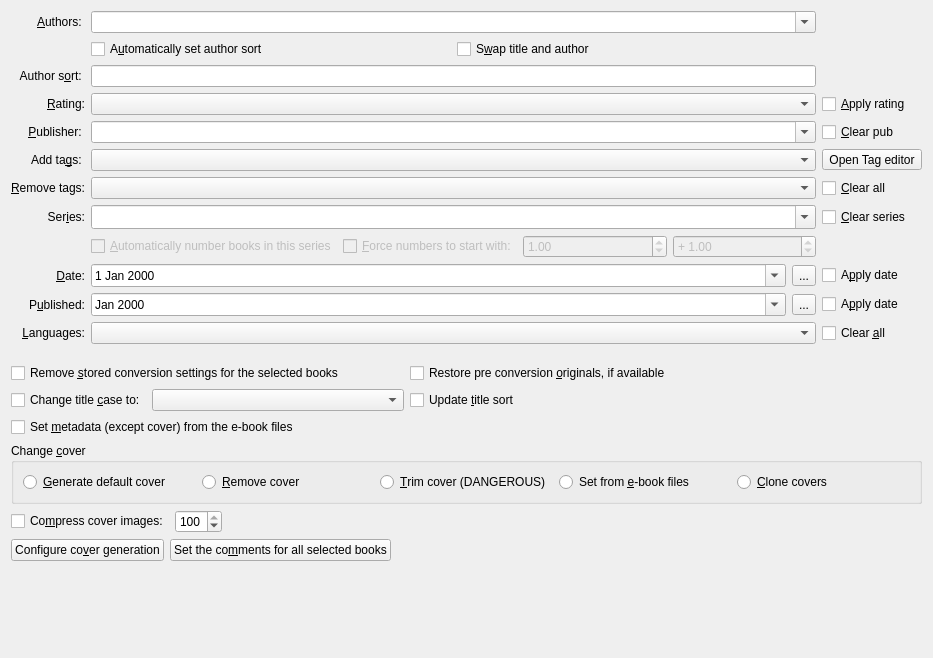
      <widget class="QWidget" name="btab">
       <property name="geometry">
        <rect>
         <x>0</x>
         <y>0</y>
         <width>933</width>
         <height>658</height>
        </rect>
       </property>
       <layout class="QVBoxLayout" name="verticalLayout_4">
        <item>
         <layout class="QGridLayout" name="gridLayout">
          <item row="0" column="0">
           <widget class="QLabel" name="label_2">
            <property name="text">
             <string>&amp;Authors: </string>
            </property>
            <property name="alignment">
             <set>Qt::AlignRight|Qt::AlignTrailing|Qt::AlignVCenter</set>
            </property>
            <property name="buddy">
             <cstring>authors</cstring>
            </property>
           </widget>
          </item>
          <item row="0" column="1">
           <widget class="EditWithComplete" name="authors">
            <property name="editable">
             <bool>true</bool>
            </property>
           </widget>
          </item>
          <item row="1" column="1">
           <layout class="QHBoxLayout" name="horizontalLayout_2">
            <item>
             <widget class="QCheckBox" name="auto_author_sort">
              <property name="toolTip">
               <string>This will cause the author sort field to be automatically updated
 based on the authors field for each selected book. Note that if
 you use the control above to set authors in bulk, the author sort
 field is updated anyway, regardless of the value of this checkbox.</string>
              </property>
              <property name="text">
               <string>A&amp;utomatically set author sort</string>
              </property>
             </widget>
            </item>
            <item>
             <widget class="QCheckBox" name="swap_title_and_author">
              <property name="text">
               <string>S&amp;wap title and author</string>
              </property>
             </widget>
            </item>
           </layout>
          </item>
          <item row="2" column="0">
           <widget class="QLabel" name="label_8">
            <property name="text">
             <string>Author s&amp;ort: </string>
            </property>
            <property name="alignment">
             <set>Qt::AlignRight|Qt::AlignTrailing|Qt::AlignVCenter</set>
            </property>
            <property name="buddy">
             <cstring>author_sort</cstring>
            </property>
           </widget>
          </item>
          <item row="2" column="1">
           <widget class="EnLineEdit" name="author_sort">
            <property name="toolTip">
             <string>Specify how the author(s) of this book should be sorted. For example Charles Dickens should be sorted as Dickens, Charles.</string>
            </property>
            <property name="clearButtonEnabled">
             <bool>true</bool>
            </property>
           </widget>
          </item>
          <item row="3" column="0">
           <widget class="QLabel" name="label_6">
            <property name="text">
             <string>&amp;Rating:</string>
            </property>
            <property name="alignment">
             <set>Qt::AlignRight|Qt::AlignTrailing|Qt::AlignVCenter</set>
            </property>
            <property name="buddy">
             <cstring>rating</cstring>
            </property>
           </widget>
          </item>
          <item row="3" column="1">
           <widget class="RatingEditor" name="rating"/>
          </item>
          <item row="3" column="2">
           <widget class="QCheckBox" name="apply_rating">
            <property name="text">
             <string>&amp;Apply rating</string>
            </property>
           </widget>
          </item>
          <item row="4" column="0">
           <widget class="QLabel" name="label_3">
            <property name="text">
             <string>&amp;Publisher: </string>
            </property>
            <property name="alignment">
             <set>Qt::AlignRight|Qt::AlignTrailing|Qt::AlignVCenter</set>
            </property>
            <property name="buddy">
             <cstring>publisher</cstring>
            </property>
           </widget>
          </item>
          <item row="4" column="1">
           <widget class="EditWithComplete" name="publisher">
            <property name="editable">
             <bool>true</bool>
            </property>
           </widget>
          </item>
          <item row="4" column="2">
           <widget class="QCheckBox" name="clear_pub">
            <property name="toolTip">
             <string>If checked, the publisher will be cleared</string>
            </property>
            <property name="text">
             <string>&amp;Clear pub</string>
            </property>
           </widget>
          </item>
          <item row="5" column="0">
           <widget class="QLabel" name="label_4">
            <property name="text">
             <string>Add ta&amp;gs: </string>
            </property>
            <property name="alignment">
             <set>Qt::AlignRight|Qt::AlignTrailing|Qt::AlignVCenter</set>
            </property>
            <property name="buddy">
             <cstring>tags</cstring>
            </property>
           </widget>
          </item>
          <item row="5" column="1">
           <widget class="EditWithComplete" name="tags">
            <property name="toolTip">
             <string>Tags categorize the book. This is particularly useful while searching. &lt;br&gt;&lt;br&gt;They can be any words or phrases, separated by commas.</string>
            </property>
           </widget>
          </item>
          <item row="5" column="2">
           <widget class="QToolButton" name="tag_editor_button">
            <property name="toolTip">
             <string>Open Tag editor</string>
            </property>
            <property name="text">
             <string>Open Tag editor</string>
            </property>
            <property name="icon">
             <iconset resource="../../../../resources/images.qrc">
              <normaloff>:/images/chapters.png</normaloff>:/images/chapters.png</iconset>
            </property>
           </widget>
          </item>
          <item row="6" column="0">
           <widget class="QLabel" name="label">
            <property name="text">
             <string>&amp;Remove tags:</string>
            </property>
            <property name="alignment">
             <set>Qt::AlignRight|Qt::AlignTrailing|Qt::AlignVCenter</set>
            </property>
            <property name="buddy">
             <cstring>remove_tags</cstring>
            </property>
           </widget>
          </item>
          <item row="6" column="1">
           <widget class="EditWithComplete" name="remove_tags">
            <property name="toolTip">
             <string>Comma separated list of tags to remove from the books. </string>
            </property>
           </widget>
          </item>
          <item row="6" column="2">
           <widget class="QCheckBox" name="remove_all_tags">
            <property name="toolTip">
             <string>Check this box to remove all tags from the books.</string>
            </property>
            <property name="text">
             <string>&amp;Clear all</string>
            </property>
           </widget>
          </item>
          <item row="7" column="0">
           <widget class="QLabel" name="label_7">
            <property name="text">
             <string>Ser&amp;ies:</string>
            </property>
            <property name="textFormat">
             <enum>Qt::PlainText</enum>
            </property>
            <property name="alignment">
             <set>Qt::AlignRight|Qt::AlignTrailing|Qt::AlignVCenter</set>
            </property>
            <property name="buddy">
             <cstring>series</cstring>
            </property>
           </widget>
          </item>
          <item row="7" column="1">
           <widget class="EditWithComplete" name="series">
            <property name="sizePolicy">
             <sizepolicy hsizetype="Preferred" vsizetype="Fixed">
              <horstretch>0</horstretch>
              <verstretch>0</verstretch>
             </sizepolicy>
            </property>
            <property name="toolTip">
             <string>List of known series. You can add new series.</string>
            </property>
            <property name="whatsThis">
             <string>List of known series. You can add new series.</string>
            </property>
            <property name="editable">
             <bool>true</bool>
            </property>
            <property name="insertPolicy">
             <enum>QComboBox::InsertAlphabetically</enum>
            </property>
            <property name="sizeAdjustPolicy">
             <enum>QComboBox::AdjustToMinimumContentsLengthWithIcon</enum>
            </property>
            <property name="minimumContentsLength">
             <number>40</number>
            </property>
           </widget>
          </item>
          <item row="7" column="2">
           <widget class="QCheckBox" name="clear_series">
            <property name="toolTip">
             <string>If checked, the series will be cleared</string>
            </property>
            <property name="text">
             <string>&amp;Clear series</string>
            </property>
           </widget>
          </item>
          <item row="8" column="1">
           <layout class="QHBoxLayout" name="HLayout_3">
            <item>
             <widget class="QCheckBox" name="autonumber_series">
              <property name="enabled">
               <bool>false</bool>
              </property>
              <property name="toolTip">
               <string>If not checked, the series number for the books will be set to 1.
If checked, selected books will be automatically numbered, in the order
you selected them. So if you selected Book A and then Book B,
Book A will have series number 1 and Book B series number 2.</string>
              </property>
              <property name="text">
               <string>&amp;Automatically number books in this series</string>
              </property>
             </widget>
            </item>
            <item>
             <widget class="QCheckBox" name="series_numbering_restarts">
              <property name="enabled">
               <bool>false</bool>
              </property>
              <property name="toolTip">
               <string>Series will normally be renumbered from the highest number in the database
for that series. Checking this box will tell calibre to start numbering
from the value in the box</string>
              </property>
              <property name="text">
               <string>&amp;Force numbers to start with:</string>
              </property>
             </widget>
            </item>
            <item>
             <widget class="QDoubleSpinBox" name="series_start_number">
              <property name="enabled">
               <bool>false</bool>
              </property>
              <property name="minimum">
               <double>0.000000000000000</double>
              </property>
              <property name="maximum">
               <double>99000000.000000000000000</double>
              </property>
              <property name="value">
               <double>1.000000000000000</double>
              </property>
             </widget>
            </item>
            <item>
             <widget class="QDoubleSpinBox" name="series_increment">
              <property name="enabled">
               <bool>false</bool>
              </property>
              <property name="toolTip">
               <string>The amount by which to increment the series number for successive books. Only applicable when using force series numbers.</string>
              </property>
              <property name="prefix">
               <string>+ </string>
              </property>
              <property name="minimum">
               <double>0.000000000000000</double>
              </property>
              <property name="maximum">
               <double>99999.000000000000000</double>
              </property>
              <property name="value">
               <double>1.000000000000000</double>
              </property>
             </widget>
            </item>
           </layout>
          </item>
          <item row="9" column="0">
           <widget class="QLabel" name="label_10">
            <property name="text">
             <string>&amp;Date:</string>
            </property>
            <property name="alignment">
             <set>Qt::AlignRight|Qt::AlignTrailing|Qt::AlignVCenter</set>
            </property>
            <property name="buddy">
             <cstring>adddate</cstring>
            </property>
           </widget>
          </item>
          <item row="9" column="1">
           <layout class="QHBoxLayout" name="horizontalLayout_5">
            <item>
             <widget class="DateTimeEdit" name="adddate">
              <property name="displayFormat">
               <string>d MMM yyyy</string>
              </property>
              <property name="calendarPopup">
               <bool>true</bool>
              </property>
             </widget>
            </item>
            <item>
             <widget class="QToolButton" name="clear_adddate_button">
              <property name="text">
               <string>...</string>
              </property>
              <property name="icon">
               <iconset resource="../../../../resources/images.qrc">
                <normaloff>:/images/trash.png</normaloff>:/images/trash.png</iconset>
              </property>
             </widget>
            </item>
           </layout>
          </item>
          <item row="9" column="2">
           <widget class="QCheckBox" name="apply_adddate">
            <property name="text">
             <string>A&amp;pply date</string>
            </property>
           </widget>
          </item>
          <item row="10" column="0">
           <widget class="QLabel" name="label_9">
            <property name="text">
             <string>P&amp;ublished:</string>
            </property>
            <property name="alignment">
             <set>Qt::AlignRight|Qt::AlignTrailing|Qt::AlignVCenter</set>
            </property>
            <property name="buddy">
             <cstring>pubdate</cstring>
            </property>
           </widget>
          </item>
          <item row="10" column="1">
           <layout class="QHBoxLayout" name="horizontalLayout_4">
            <item>
             <widget class="DateTimeEdit" name="pubdate">
              <property name="displayFormat">
               <string>MMM yyyy</string>
              </property>
              <property name="calendarPopup">
               <bool>true</bool>
              </property>
             </widget>
            </item>
            <item>
             <widget class="QToolButton" name="clear_pubdate_button">
              <property name="toolTip">
               <string>Clear published date</string>
              </property>
              <property name="text">
               <string>...</string>
              </property>
              <property name="icon">
               <iconset resource="../../../../resources/images.qrc">
                <normaloff>:/images/trash.png</normaloff>:/images/trash.png</iconset>
              </property>
             </widget>
            </item>
           </layout>
          </item>
          <item row="10" column="2">
           <widget class="QCheckBox" name="apply_pubdate">
            <property name="text">
             <string>A&amp;pply date</string>
            </property>
           </widget>
          </item>
          <item row="11" column="0">
           <widget class="QLabel" name="label_11">
            <property name="text">
             <string>&amp;Languages:</string>
            </property>
            <property name="alignment">
             <set>Qt::AlignRight|Qt::AlignTrailing|Qt::AlignVCenter</set>
            </property>
            <property name="buddy">
             <cstring>languages</cstring>
            </property>
           </widget>
          </item>
          <item row="11" column="1">
           <widget class="LanguagesEdit" name="languages"/>
          </item>
          <item row="11" column="2">
           <widget class="QCheckBox" name="clear_languages">
            <property name="toolTip">
             <string>Check this box to remove all languages from the books.</string>
            </property>
            <property name="text">
             <string>Clear &amp;all</string>
            </property>
           </widget>
          </item>
         </layout>
        </item>
        <item>
         <spacer name="verticalSpacer">
          <property name="orientation">
           <enum>Qt::Vertical</enum>
          </property>
          <property name="sizeType">
           <enum>QSizePolicy::Fixed</enum>
          </property>
          <property name="sizeHint" stdset="0">
           <size>
            <width>17</width>
            <height>13</height>
           </size>
          </property>
         </spacer>
        </item>
        <item>
         <layout class="QGridLayout" name="gridLayout_2">
          <item row="1" column="1">
           <widget class="QComboBox" name="casing_algorithm">
            <property name="sizePolicy">
             <sizepolicy hsizetype="Expanding" vsizetype="Fixed">
              <horstretch>0</horstretch>
              <verstretch>0</verstretch>
             </sizepolicy>
            </property>
            <property name="minimumSize">
             <size>
              <width>150</width>
              <height>0</height>
             </size>
            </property>
           </widget>
          </item>
          <item row="0" column="2">
           <widget class="QCheckBox" name="restore_original">
            <property name="toolTip">
             <string>When doing a same format to same format conversion,
 e.g., EPUB to EPUB, calibre saves the original EPUB
 as ORIGINAL_EPUB. This option tells calibre to restore
 the EPUB from ORIGINAL_EPUB. Useful if you did a bulk
 conversion of a large number of books and something went wrong.</string>
            </property>
            <property name="text">
             <string>Restore pre conversion &amp;originals, if available</string>
            </property>
           </widget>
          </item>
          <item row="0" column="0" colspan="2">
           <widget class="QCheckBox" name="remove_conversion_settings">
            <property name="toolTip">
             <string>Remove stored conversion settings for the selected books.

Future conversion of these books will use the default settings.</string>
            </property>
            <property name="text">
             <string>Remove &amp;stored conversion settings for the selected books</string>
            </property>
           </widget>
          </item>
          <item row="1" column="0">
           <widget class="QCheckBox" name="change_title_to_title_case">
            <property name="toolTip">
             <string>Force the title to be in title case. If both this and swap authors are checked,
title and author are swapped before the title case is set</string>
            </property>
            <property name="text">
             <string>Change title &amp;case to:</string>
            </property>
           </widget>
          </item>
          <item row="1" column="2">
           <widget class="QCheckBox" name="update_title_sort">
            <property name="toolTip">
             <string>Update title sort based on the current title. This will be applied only after other changes to title.</string>
            </property>
            <property name="text">
             <string>Update &amp;title sort</string>
            </property>
           </widget>
          </item>
          <item row="0" column="3">
           <spacer name="horizontalSpacer_6">
            <property name="orientation">
             <enum>Qt::Horizontal</enum>
            </property>
            <property name="sizeHint" stdset="0">
             <size>
              <width>40</width>
              <height>20</height>
             </size>
            </property>
           </spacer>
          </item>
         </layout>
        </item>
        <item>
         <widget class="QCheckBox" name="read_file_metadata">
          <property name="toolTip">
           <string>Set the metadata in calibre from the metadata in the e-book files associated with each book. Note that this does not change the cover, for that, use the separate option below.</string>
          </property>
          <property name="text">
           <string>Set &amp;metadata (except cover) from the e-book files</string>
          </property>
         </widget>
        </item>
        <item>
         <widget class="QGroupBox" name="groupBox">
          <property name="title">
           <string>Change &amp;cover</string>
          </property>
          <layout class="QHBoxLayout" name="horizontalLayout_9">
           <item>
            <widget class="QRadioButton" name="cover_generate">
             <property name="text">
              <string>&amp;Generate default cover</string>
             </property>
            </widget>
           </item>
           <item>
            <widget class="QRadioButton" name="cover_remove">
             <property name="text">
              <string>&amp;Remove cover</string>
             </property>
            </widget>
           </item>
           <item>
            <widget class="QRadioButton" name="cover_trim">
             <property name="toolTip">
              <string>Try to automatically detect and remove borders and extra space
 from the edges of cover images. This can sometimes remove too
 much, so use with care.</string>
             </property>
             <property name="text">
              <string>&amp;Trim cover (DANGEROUS)</string>
             </property>
            </widget>
           </item>
           <item>
            <widget class="QRadioButton" name="cover_from_fmt">
             <property name="text">
              <string>Set from &amp;e-book files</string>
             </property>
            </widget>
           </item>
           <item>
            <widget class="QRadioButton" name="cover_clone">
             <property name="toolTip">
              <string>Set the covers of all selected books to be the same
as that of the first selected book.</string>
             </property>
             <property name="text">
              <string>&amp;Clone covers</string>
             </property>
            </widget>
           </item>
          </layout>
         </widget>
        </item>
        <item>
         <layout class="QHBoxLayout" name="horizontalLayout_3">
          <item>
           <widget class="QCheckBox" name="compress_cover_images">
            <property name="sizePolicy">
             <sizepolicy hsizetype="Maximum" vsizetype="Fixed">
              <horstretch>0</horstretch>
              <verstretch>0</verstretch>
             </sizepolicy>
            </property>
            <property name="toolTip">
             <string>&lt;p&gt;Compress cover images, if the quality is set to 100 compression is lossless, otherwise it is lossy</string>
            </property>
            <property name="text">
             <string>Co&amp;mpress cover images:</string>
            </property>
           </widget>
          </item>
          <item>
           <widget class="QSpinBox" name="compress_quality">
            <property name="sizePolicy">
             <sizepolicy hsizetype="Maximum" vsizetype="Fixed">
              <horstretch>0</horstretch>
              <verstretch>0</verstretch>
             </sizepolicy>
            </property>
            <property name="toolTip">
             <string>&lt;p&gt;Cover image compression quality. If the quality is set to 100 compression is lossless, otherwise it is lossy</string>
            </property>
            <property name="minimum">
             <number>10</number>
            </property>
            <property name="maximum">
             <number>100</number>
            </property>
            <property name="value">
             <number>100</number>
            </property>
           </widget>
          </item>
          <item>
           <spacer name="horizontalSpacer">
            <property name="orientation">
             <enum>Qt::Horizontal</enum>
            </property>
            <property name="sizeHint" stdset="0">
             <size>
              <width>40</width>
              <height>20</height>
             </size>
            </property>
           </spacer>
          </item>
         </layout>
        </item>
        <item>
         <layout class="QHBoxLayout" name="horizontalLayout">
          <item>
           <widget class="QPushButton" name="button_config_cover_gen">
            <property name="toolTip">
             <string>Control how the default generated covers are created</string>
            </property>
            <property name="text">
             <string>Configure co&amp;ver generation</string>
            </property>
           </widget>
          </item>
          <item>
           <widget class="QPushButton" name="comments_button">
            <property name="sizePolicy">
             <sizepolicy hsizetype="Maximum" vsizetype="Fixed">
              <horstretch>0</horstretch>
              <verstretch>0</verstretch>
             </sizepolicy>
            </property>
            <property name="text">
             <string>Set the co&amp;mments for all selected books</string>
            </property>
           </widget>
          </item>
          <item>
           <spacer name="horizontalSpacer_5">
            <property name="orientation">
             <enum>Qt::Horizontal</enum>
            </property>
            <property name="sizeHint" stdset="0">
             <size>
              <width>40</width>
              <height>20</height>
             </size>
            </property>
           </spacer>
          </item>
         </layout>
        </item>
        <item>
         <spacer name="verticalSpacer_2">
          <property name="orientation">
           <enum>Qt::Vertical</enum>
          </property>
          <property name="sizeHint" stdset="0">
           <size>
            <width>17</width>
            <height>17</height>
           </size>
          </property>
         </spacer>
        </item>
       </layout>
      </widget>
